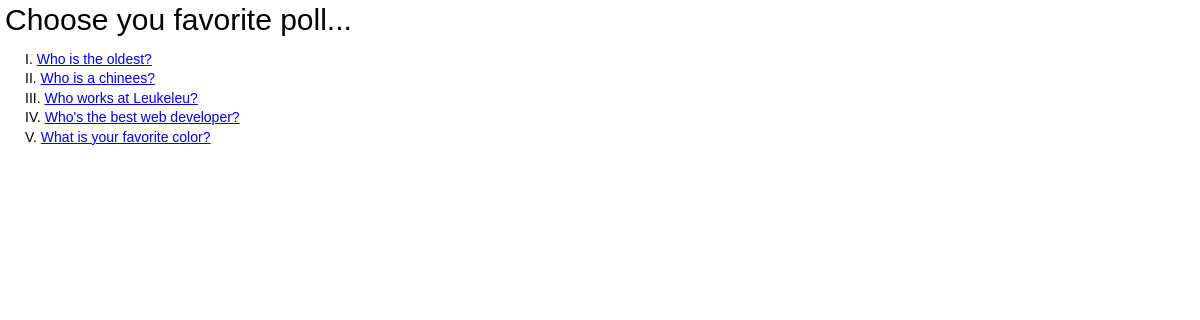
Screenshot of /polls/ with the database file from the repository.
### polls/models.py (models this page shows, shortened)
class Question(models.Model):
    question_text = models.CharField(max_length=200)
    pub_date = models.DateTimeField('date published')
    def was_published_recently(self):
        now = timezone.now()
        return now - datetime.timedelta(days=1) <= self.pub_date <= now
    was_published_recently.admin_order_field = 'pub_date'
    was_published_recently.boolean = True
    was_published_recently.short_description = 'Published recently?'

### polls/views.py (the view)
class IndexView(generic.ListView):
    template_name = 'polls/index.html'
    context_object_name = 'latest_question_list'
    def get_queryset(self):
        return Question.objects.filter(
            pub_date__lte=timezone.now()
        ).order_by('-pub_date')[:5]

### polls/templates/polls/index.html
{% load staticfiles %}
<link rel="stylesheet" type="text/css" href="{% static 'polls/style.css' %}" />
<h1>Choose you favorite poll...</h1>
{% if latest_question_list %}
    <ul>
    {% for question in latest_question_list %}
        <li><a href="{% url 'polls:detail' question.id %}">{{ question.question_text }}</a></li>
    {% endfor %}
    </ul>
{% else %}
    <p>No polls are available.</p>
{% endif %}

### polls/static/polls/style.css (style rules this page uses)
h1 { font-size: 30px; margin: 10px 0 20px 0; }
ul { list-style-type: upper-roman; list-style-position: inside; }
li { display: list-item; margin-left: 20px; }

### rows the page displays
Question: question_text "Who is the oldest?"
Question: question_text "Who is a chinees?"
Question: question_text "Who works at Leukeleu?"
Question: question_text "Who's the best web developer?"
Question: question_text "What is your favorite color?"
